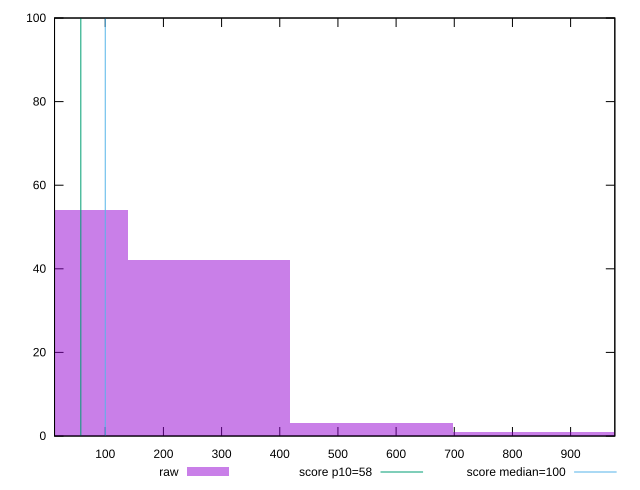

Reproduce this figure in gnuplot.
reset

$raw <<EOF
278.87623407746395 42
0 54
557.7524681549279 3
836.6287022323918 1
EOF

set key outside below
set boxwidth 278.87623407746395
set xrange [12.8:976.0000000000015]
set yrange [0:100]
set trange [0:100]
set style fill transparent solid 0.5 noborder

set parametric
set terminal svg size 640, 490 enhanced background rgb 'white'
set output "reports/report_00028_2021-02-24T12-49-42.674Z/estimated-input-latency/samples/agenda/raw/histogram.svg"

plot $raw title "raw" with boxes, \
     58,t title "score p10=58", \
     100,t title "score median=100"

reset
